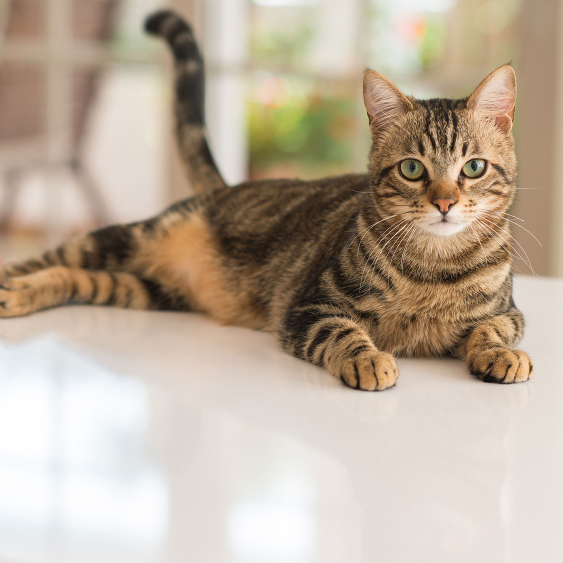
//> input picture TestDir/cat.jpg, 1125 x 1125 px, given in place of the camera (shown at 1/2 size)
$ ./ColorTracking   (built with g++ and OpenCV 4)
//> lines starting //> are read from the running program, lines starting //| are printed output that depends on the picture; after the words box and inside, x2 and y2 are one past the last pixel; in counts of white or black regions, pixels touching at a corner belong together
#include <iostream>
#include <opencv2/opencv.hpp>
#include <opencv2/highgui/highgui.hpp>
#include <opencv2/imgproc/imgproc.hpp>

using namespace std;
using namespace cv;

void RedDetection(Mat original, Mat &result);
void RedDetectionHSV(Mat original, Mat &result);

int main()
{
    cout << "OpenCV Version : " << CV_VERSION << std::endl;
    Mat img;
    namedWindow("Original", 1);
    namedWindow("Threshold1", 1);
    namedWindow("Threshold2", 1);
    VideoCapture cap;
    cap.open(0); // 노트북 카메라는 cap.open(1) 또는 cap.open(-1)
                     // USB 카메라는 cap.open(0);
    while (cap.isOpened())
    {
        cap >> img;
//> img is the input picture: 1125 rows x 1125 cols, CV_8UC3; mean B, G, R 154.7, 172.7, 188.2
        Mat result, result2;
        // RGB 영역에서 Red 영역 검출
        RedDetection(img, result);
        // HSV 영역에서 Red 영역 검출
        RedDetectionHSV(img, result2);
        imshow("Original", img);
        imshow("Threshold1", result);
        imshow("Threshold2", result2);
        if (waitKey(30)==27)break;
    }
    destroyWindow("Original");
    destroyWindow("Threshold1");
    destroyWindow("Threshold2");
    return 0;
}

unsigned char max(unsigned char a, unsigned char b){ return a > b ? a : b;}

void RedDetection(Mat original, Mat &result)
{
    int row, col;
    row = original.rows;
//> row = 1125
    col = original.cols;
//> col = 1125
    // 8 bit unsigned char 1 channel의 row, col 크기의 배열 할당.
    result.create(row, col, CV_8UC1);
    Mat BGR[3];
    // BGR 3개의 채널을 각 행렬로 분리
    split(original, BGR);
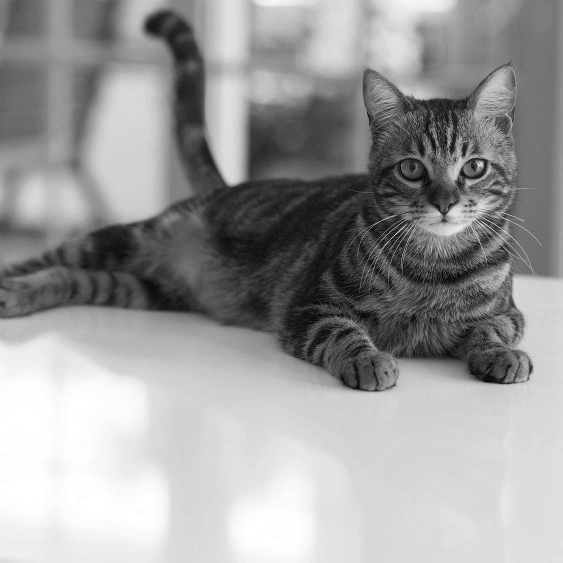
//> BGR[0]: 1125 rows x 1125 cols, CV_8UC1 (shown at 1/2 size); min 0, max 255, mean 154.7
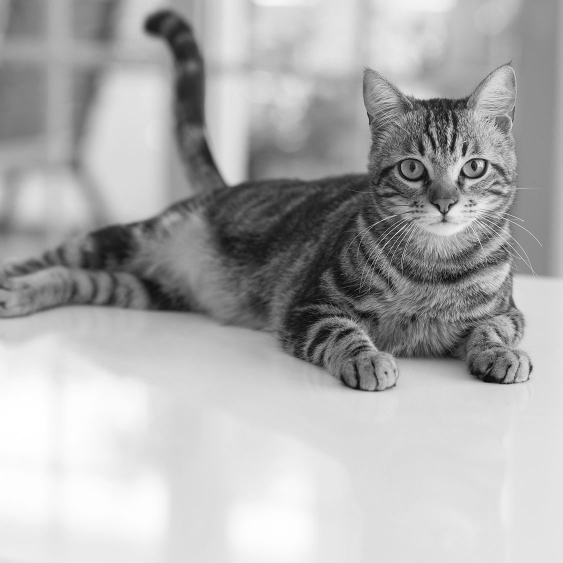
//> BGR[1]: 1125 rows x 1125 cols, CV_8UC1 (shown at 1/2 size); min 0, max 255, mean 172.7
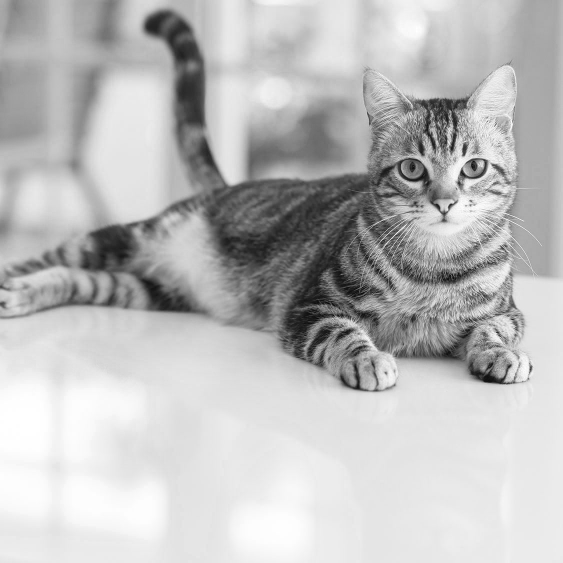
//> BGR[2]: 1125 rows x 1125 cols, CV_8UC1 (shown at 1/2 size); min 0, max 255, mean 188.2
    // 각 픽셀별로 접근함.
    for (int i = 0; i < row; i++)
    {
        for (int j = 0; j < col; j++)
        {
            unsigned char RG, RB, tmp;
            // R 영역과 B 영역의 픽셀 값의 차
            RB = BGR[2].at<uchar>(i,j) - BGR[0].at<uchar>(i,j);
            // R 영역과 G 영역의 픽셀 값의 차
            RG = BGR[2].at<uchar>(i,j) - BGR[1].at<uchar>(i,j);
            // 둘중 작은 값 검출
            tmp = max((RG < RB ? RG : RB), 0);
            // 50 <= x <= 120 성능 괜춘
            if (tmp > 60 && tmp <= 150) result.at<uchar>(i,j) = 254;
            else result.at<uchar>(i,j) = 0;
        }
    }
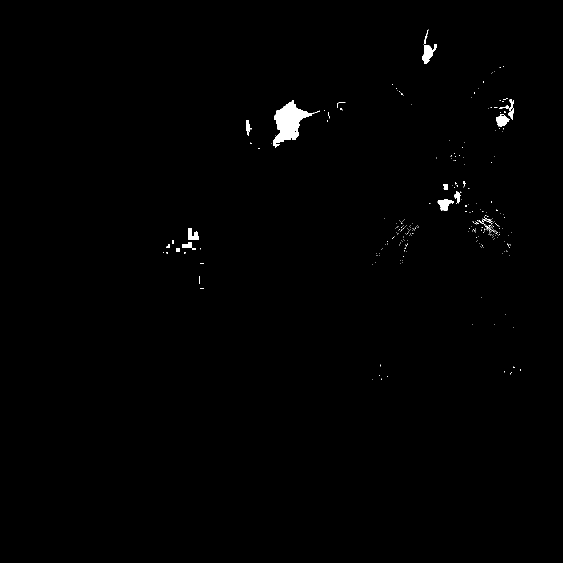
//> result: 1125 rows x 1125 cols, CV_8UC1 (shown at 1/2 size); values 0 (black) and 254 (white), 0.58% white; 295 white regions (274 under 20 px), largest, box (x1, y1, x2, y2) and area: (547, 200, 640, 296) 3495, (845, 88, 874, 128) 623, (875, 399, 908, 422) 442
    // 잡음 제거 필터링
    erode(result, result, getStructuringElement(MORPH_ELLIPSE, Size(5, 5)));
	dilate(result, result, getStructuringElement(MORPH_ELLIPSE, Size(5, 5)));
    dilate(result, result, getStructuringElement(MORPH_ELLIPSE, Size(5, 5)));
	erode(result, result, getStructuringElement(MORPH_ELLIPSE, Size(5, 5)));
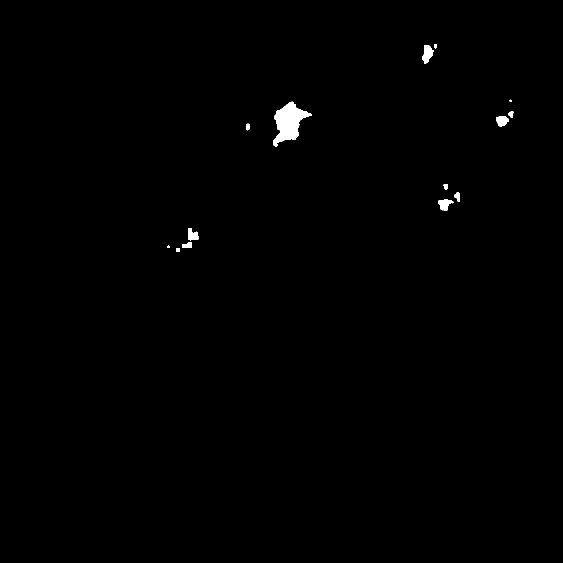
//> result: 1125 rows x 1125 cols, CV_8UC1 (shown at 1/2 size); values 0 (black) and 254 (white), 0.47% white; 14 white regions (1 under 20 px), largest, box (x1, y1, x2, y2) and area: (547, 203, 624, 293) 3422, (845, 90, 868, 128) 544, (876, 399, 907, 422) 429
}

void RedDetectionHSV(Mat original, Mat &result)
{
    // HSV 영역으로 색상 전환
    cvtColor(original, result, COLOR_BGR2HSV);
//> result: 1125 rows x 1125 cols, CV_8UC3; mean H, S, V 25.3, 57.9, 189
    Mat mask1,mask2;

    // 생상 영역에서의 제한
    inRange(result, Scalar(0, 120, 70), Scalar(10, 255, 255), mask1);
//> mask1: 1125 rows x 1125 cols, CV_8UC1; 0.15% white in thin lines or dots, all inside (x1, y1, x2, y2) = (480, 144, 1060, 781)
    inRange(result, Scalar(170, 120, 70), Scalar(180, 255, 255), mask2);
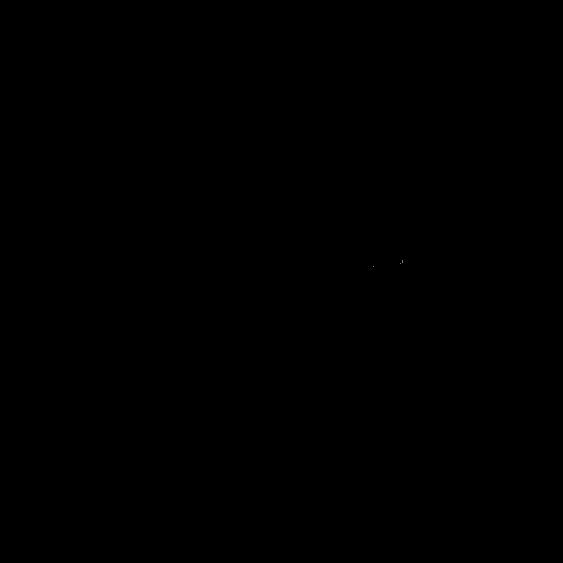
//> mask2: 1125 rows x 1125 cols, CV_8UC1 (shown at 1/2 size); 0% white in thin lines or dots, all inside (x1, y1, x2, y2) = (747, 521, 805, 534)

    // OR 연산으로 두 영역의 합영역 영상을 구함
    mask1 |= mask2;

    // 잡음 제거 필터링
    erode(mask1, mask1, getStructuringElement(MORPH_ELLIPSE, Size(5, 5)));
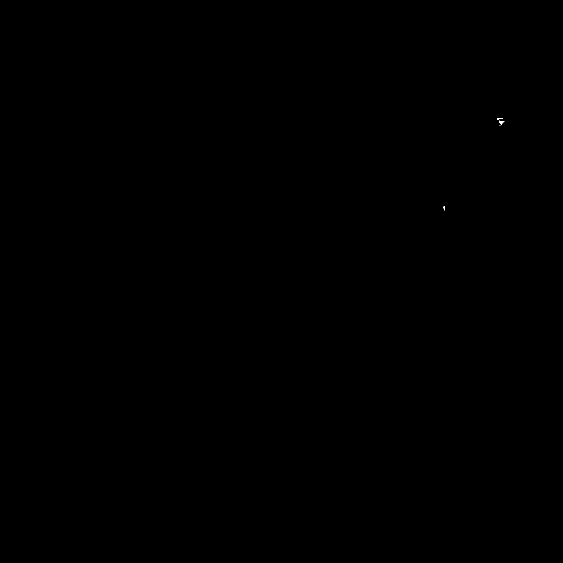
//> mask1: 1125 rows x 1125 cols, CV_8UC1 (shown at 1/2 size); 0.01% white; 5 white regions (3 under 20 px), largest, box (x1, y1, x2, y2) and area: (998, 241, 1009, 250) 43, (994, 236, 1006, 240) 25
	dilate(mask1, mask1, getStructuringElement(MORPH_ELLIPSE, Size(5, 5)));
//> mask1: 1125 rows x 1125 cols, CV_8UC1; 0.02% white; 2 white regions, box (x1, y1, x2, y2) and area: (992, 234, 1011, 254) 224, (884, 411, 892, 423) 71
    dilate(mask1, mask1, getStructuringElement(MORPH_ELLIPSE, Size(5, 5)));
//> mask1: 1125 rows x 1125 cols, CV_8UC1; 0.04% white; 2 white regions, box (x1, y1, x2, y2) and area: (990, 232, 1013, 256) 380, (882, 409, 894, 425) 148
	erode(mask1, mask1, getStructuringElement(MORPH_ELLIPSE, Size(5, 5)));
//> mask1: 1125 rows x 1125 cols, CV_8UC1; 0.02% white; 2 white regions, box (x1, y1, x2, y2) and area: (992, 234, 1011, 254) 237, (884, 411, 892, 423) 71
//> the Esc key is pressed

    result = mask1;
}
